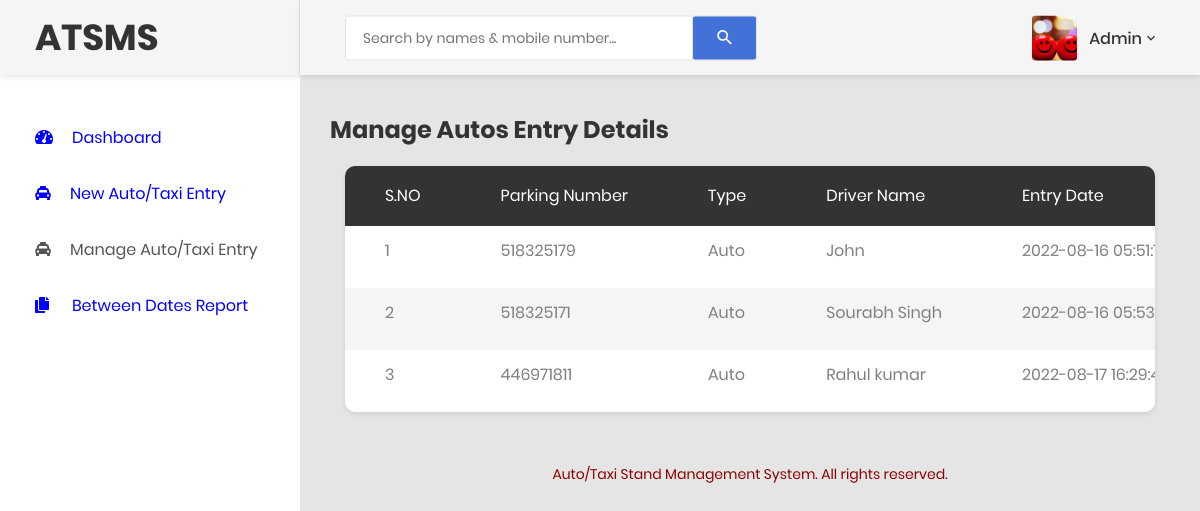
The app's page /admin/manage-autos-entry.php (signed in) with its own data.
### tables this page shows
CREATE TABLE `tblstandentry` (
  `ID` int(5) NOT NULL,
  `ParkingNumber` varchar(250) DEFAULT NULL,
  `VehicleType` varchar(50) DEFAULT NULL,
  `DriverName` varchar(250) DEFAULT NULL,
  `Drivermobilenumber` bigint(10) DEFAULT NULL,
  `Driverlicensenumber` varchar(250) DEFAULT NULL,
  `Vehicleregistrationnumber` varchar(250) DEFAULT NULL,
  `EntryDate` timestamp NULL DEFAULT current_timestamp(),
  `OutDate` timestamp NULL DEFAULT NULL ON UPDATE current_timestamp(),
  `Price` decimal(10,0) DEFAULT NULL,
  `Remark` varchar(250) DEFAULT NULL,
  `Status` varchar(250) DEFAULT NULL
);

### admin/manage-autos-entry.php (the view, shortened to what this page needs)
<?php
include('includes/dbconnection.php');
if (strlen($_SESSION['atsmsaid']==0)) {
  header('location:logout.php');
  } else{
  ?>
<!DOCTYPE html>
<html lang="en">
<head>
    <link href="css/font-face.css" rel="stylesheet" media="all">
    <link href="vendor/font-awesome-4.7/css/font-awesome.min.css" rel="stylesheet" media="all">
    <link href="vendor/font-awesome-5/css/fontawesome-all.min.css" rel="stylesheet" media="all">
    <link href="vendor/mdi-font/css/material-design-iconic-font.min.css" rel="stylesheet" media="all">
    <link href="vendor/bootstrap-4.1/bootstrap.min.css" rel="stylesheet" media="all">
    <link href="vendor/animsition/animsition.min.css" rel="stylesheet" media="all">
    <link href="vendor/bootstrap-progressbar/bootstrap-progressbar-3.3.4.min.css" rel="stylesheet" media="all">
    <link href="vendor/wow/animate.css" rel="stylesheet" media="all">
    <link href="vendor/css-hamburgers/hamburgers.min.css" rel="stylesheet" media="all">
    <link href="vendor/slick/slick.css" rel="stylesheet" media="all">
    <link href="vendor/select2/select2.min.css" rel="stylesheet" media="all">
    <link href="vendor/perfect-scrollbar/perfect-scrollbar.css" rel="stylesheet" media="all">
    <link href="css/theme.css" rel="stylesheet" media="all">
</head>
<body class="animsition">
    <div class="page-wrapper">
      <?php include_once('includes/sidebar.php');?>
        <div class="page-container">
            <?php include_once('includes/header.php');?>
            <div class="main-content">
                <div class="section__content section__content--p30">
                    <div class="container-fluid">
                        <div class="row">
                              <h3>Manage Autos Entry Details</h3>
                            <div class="col-lg-12" style="margin-top:2%">
                                <div class="table-responsive table--no-card m-b-30">
                                    <table class="table table-borderless table-striped table-earning">
                                         <thead>
                                            <tr>
                  <th>S.NO</th>
            <th>Parking Number</th>
                  <th>Type</th>
              <th>Driver Name</th>
              <th>Entry Date</th>
                </tr>
                                        </thead>
<?php
$ret=mysqli_query($con,"select * from tblstandentry where VehicleType='Auto'");
$cnt=1;
while ($row=mysqli_fetch_array($ret)) {
?>
                <tr>
                  <td><?php echo $cnt;?></td>
            <td><?php  echo $row['ParkingNumber'];?></td>
                  <td><?php  echo $row['VehicleType'];?></td>
                  <td><?php  echo $row['DriverName'];?></td>
                <td><?php  echo $row['EntryDate'];?></td>
                </tr>
                <?php
$cnt=$cnt+1;
}?>
                                    </table>
                                </div>
                            </div>
                        </div>
<?php include_once('includes/footer.php');?>
          </div>
                </div>
            </div>
        </div>
    </div>
</body>
</html>
<?php }  ?>

### admin/includes/header.php (shortened to what this page needs)
<header class="header-desktop">
                <div class="section__content section__content--p30">
                    <div class="container-fluid">
                        <div class="header-wrap">
                            <form class="form-header" name="search" action="search-autoortaxi.php" method="post">
                                <input class="au-input au-input--xl" type="text" name="searchdata" id="searchdata" placeholder="Search by names &amp; mobile number..." />
                                <button class="au-btn--submit" type="submit" name="search">
                                    <i class="zmdi zmdi-search"></i>
                                </button>
                            </form>
                            <div class="header-button">
                                 <?php
$adminid=$_SESSION['atsmsaid'];
$ret=mysqli_query($con,"select AdminName from tbladmin where ID='$adminid'");
$row=mysqli_fetch_array($ret);
$name=$row['AdminName'];
?>
                                <div class="account-wrap">
                                    <div class="account-item clearfix js-item-menu">
                                        <div class="image">
                                            <img src="images/icon/avatar-01.jpg" alt="John Doe" />
                                        </div>
                                        <div class="content">
                                            <a class="js-acc-btn" href="admin-profile.php"><?php echo $name; ?></a>
                                        </div>
                                    </div>
                                </div>
                            </div>
                        </div>
                    </div>
                </div>
            </header>

### records on screen
tblstandentry: ParkingNumber "518325179", VehicleType "Auto", DriverName "John", EntryDate "2022-08-16…"
tblstandentry: ParkingNumber "518325171", VehicleType "Auto", DriverName "Sourabh Singh", EntryDate "2022-08-16…"
tblstandentry: ParkingNumber "446971811", VehicleType "Auto", DriverName "Rahul kumar", EntryDate "2022-08-17…"

### other values on screen
$name "Admin"
